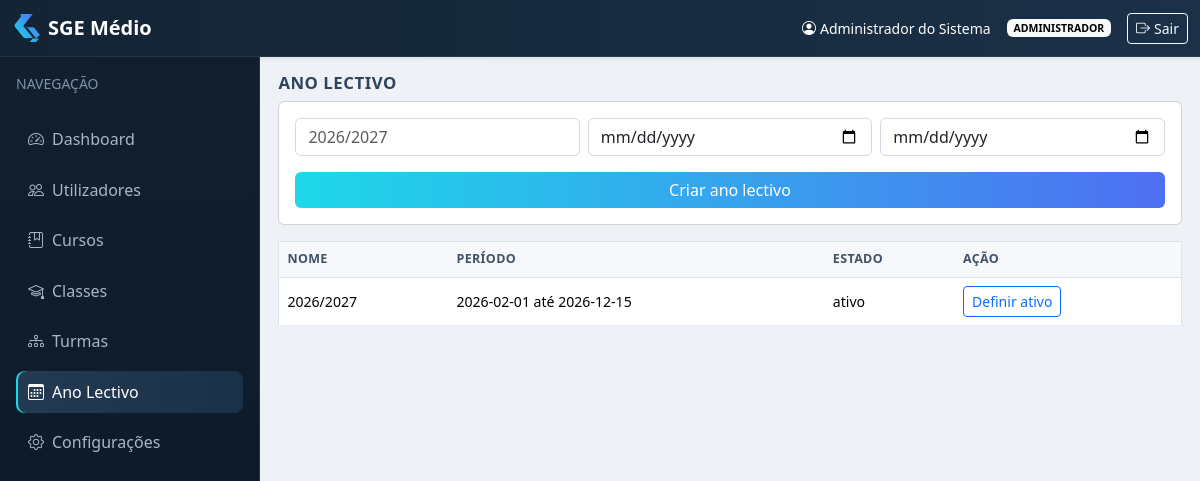
/admin/ano_lectivo.php (signed in), run on the app's committed database.
### tables this page shows
CREATE TABLE IF NOT EXISTS ano_lectivo (
  id INT AUTO_INCREMENT PRIMARY KEY,
  nome VARCHAR(20) NOT NULL,
  data_inicio DATE NOT NULL,
  data_fim DATE NOT NULL,
  estado ENUM('ativo','inativo') DEFAULT 'inativo'
);

### admin/ano_lectivo.php (the view, shortened to what this page needs)
<?php
require_once __DIR__ . '/../config/database.php';
$anos = $pdo->query('SELECT * FROM ano_lectivo ORDER BY id DESC')->fetchAll();
$tituloPagina='Ano Lectivo'; include __DIR__ . '/../includes/header.php'; include __DIR__ . '/../includes/navbar.php';
?>
<div class="app-layout"><?php include __DIR__ . '/../includes/sidebar.php'; ?><main class="content-wrap"><h2>Ano Lectivo</h2>
<form method="post" class="card p-3 mb-3"><div class="row g-2"><div class="col"><input name="nome" class="form-control" placeholder="2026/2027" required></div><div class="col"><input type="date" name="data_inicio" class="form-control" required></div><div class="col"><input type="date" name="data_fim" class="form-control" required></div></div><button class="btn btn-school mt-3">Criar ano lectivo</button></form>
<table class="table bg-white"><thead><tr><th>Nome</th><th>Período</th><th>Estado</th><th>Ação</th></tr></thead><tbody><?php foreach($anos as $a): ?><tr><td><?= htmlspecialchars($a['nome']) ?></td><td><?= $a['data_inicio'] ?> até <?= $a['data_fim'] ?></td><td><?= $a['estado'] ?></td><td><form method="post"><input type="hidden" name="activar_id" value="<?= $a['id'] ?>"><button class="btn btn-sm btn-outline-primary">Definir ativo</button></form></td></tr><?php endforeach; ?></tbody></table>
</main></div><?php include __DIR__ . '/../includes/footer.php'; ?>

### assets/css/style.css (style rules this page uses)
:root { --school-cyan: #1ed8e9; --school-blue: #4e6ff2; --shell-bg: #eef1f5; --panel-bg: #ffffff; --sidebar-bg: #111f2f; --sidebar-bg-2: #0c1826; --sidebar-text: #a9b7c8; --sidebar-active: #1f3249; --topbar-bg: #132434; }
body.app-shell { background: var(--shell-bg); color: #202a36; }
.btn-school { background: linear-gradient(90deg, var(--school-cyan), var(--school-blue)); color: #fff; border: 0; }
.app-layout { display: grid; grid-template-columns: 260px 1fr; min-height: calc(100vh - 56px); }
.content-wrap { padding: 1rem 1.15rem; }
.card, .table { border-radius: .4rem; }
.table { border: 1px solid #dde3ea; font-size: .88rem; }
.table thead th { background: #f6f8fb; color: #405268; font-size: .78rem; text-transform: uppercase; letter-spacing: .03em; border-bottom: 1px solid #d8e0ea; }
.table tbody td { vertical-align: middle; border-color: #e9eef5; }
h2 { font-size: 1.05rem; text-transform: uppercase; letter-spacing: .03em; color: #2f435b; font-weight: 700; }
.form-control, .form-select { border-radius: .35rem; border-color: #cfd8e3; }

### data on the page
ano_lectivo: nome "2026/2027", data_inicio "2026-02-01", data_fim "2026-12-15", estado "ativo"

### other printed values
$_SESSION['utilizador']['nome'] "Administrador do Sistema"
$_SESSION['utilizador']['perfil'] "ADMINISTRADOR"
